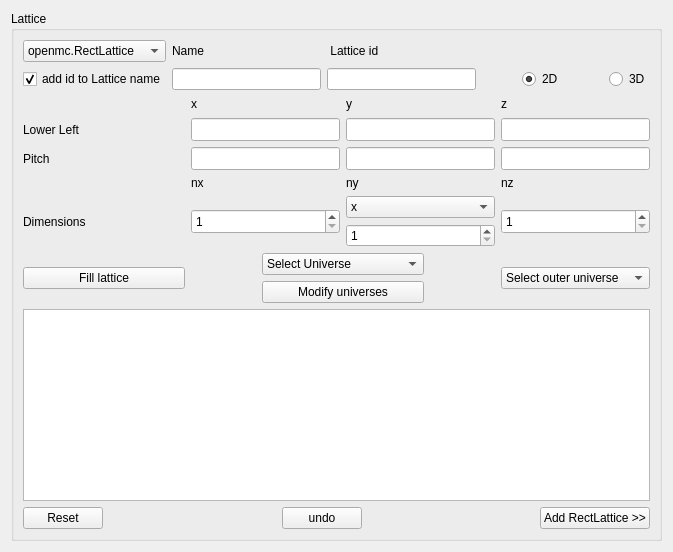
          <widget class="QWidget" name="tab_2">
           <attribute name="title">
            <string>Lattice definition</string>
           </attribute>
           <layout class="QGridLayout" name="gridLayout_13">
            <item row="0" column="0">
             <widget class="QGroupBox" name="groupBox_8">
              <property name="sizePolicy">
               <sizepolicy hsizetype="Preferred" vsizetype="Preferred">
                <horstretch>0</horstretch>
                <verstretch>0</verstretch>
               </sizepolicy>
              </property>
              <property name="maximumSize">
               <size>
                <width>11111</width>
                <height>16777215</height>
               </size>
              </property>
              <property name="title">
               <string>Lattice</string>
              </property>
              <layout class="QGridLayout" name="gridLayout_4">
               <item row="0" column="0">
                <layout class="QGridLayout" name="gridLayout_10">
                 <item row="0" column="0">
                  <widget class="QComboBox" name="comboBox_4">
                   <property name="sizePolicy">
                    <sizepolicy hsizetype="Preferred" vsizetype="Preferred">
                     <horstretch>0</horstretch>
                     <verstretch>0</verstretch>
                    </sizepolicy>
                   </property>
                   <item>
                    <property name="text">
                     <string>openmc.RectLattice</string>
                    </property>
                   </item>
                   <item>
                    <property name="text">
                     <string>openmc.HexLattice</string>
                    </property>
                   </item>
                  </widget>
                 </item>
                 <item row="0" column="2">
                  <widget class="QLabel" name="label_18">
                   <property name="text">
                    <string> Lattice id</string>
                   </property>
                  </widget>
                 </item>
                 <item row="1" column="4">
                  <widget class="QRadioButton" name="RB_2D">
                   <property name="text">
                    <string>2D</string>
                   </property>
                   <property name="checked">
                    <bool>true</bool>
                   </property>
                  </widget>
                 </item>
                 <item row="1" column="0">
                  <widget class="QCheckBox" name="add_id_lat_CB">
                   <property name="text">
                    <string>add id to Lattice name</string>
                   </property>
                   <property name="checked">
                    <bool>true</bool>
                   </property>
                  </widget>
                 </item>
                 <item row="1" column="2">
                  <widget class="QLineEdit" name="lineEdit_18">
                   <property name="sizePolicy">
                    <sizepolicy hsizetype="Preferred" vsizetype="Preferred">
                     <horstretch>0</horstretch>
                     <verstretch>0</verstretch>
                    </sizepolicy>
                   </property>
                   <property name="minimumSize">
                    <size>
                     <width>149</width>
                     <height>0</height>
                    </size>
                   </property>
                  </widget>
                 </item>
                 <item row="1" column="1">
                  <widget class="QLineEdit" name="lineEdit_17">
                   <property name="sizePolicy">
                    <sizepolicy hsizetype="Preferred" vsizetype="Preferred">
                     <horstretch>0</horstretch>
                     <verstretch>0</verstretch>
                    </sizepolicy>
                   </property>
                   <property name="minimumSize">
                    <size>
                     <width>149</width>
                     <height>0</height>
                    </size>
                   </property>
                  </widget>
                 </item>
                 <item row="0" column="1">
                  <widget class="QLabel" name="label_17">
                   <property name="text">
                    <string>Name</string>
                   </property>
                  </widget>
                 </item>
                 <item row="1" column="3">
                  <spacer name="horizontalSpacer_4">
                   <property name="orientation">
                    <enum>Qt::Horizontal</enum>
                   </property>
                   <property name="sizeHint" stdset="0">
                    <size>
                     <width>40</width>
                     <height>20</height>
                    </size>
                   </property>
                  </spacer>
                 </item>
                 <item row="1" column="6">
                  <widget class="QRadioButton" name="RB_3D">
                   <property name="text">
                    <string>3D</string>
                   </property>
                  </widget>
                 </item>
                 <item row="1" column="5">
                  <spacer name="horizontalSpacer_5">
                   <property name="orientation">
                    <enum>Qt::Horizontal</enum>
                   </property>
                   <property name="sizeHint" stdset="0">
                    <size>
                     <width>40</width>
                     <height>20</height>
                    </size>
                   </property>
                  </spacer>
                 </item>
                </layout>
               </item>
               <item row="1" column="0">
                <layout class="QGridLayout" name="gridLayout_8">
                 <item row="0" column="1">
                  <widget class="QLabel" name="label_19">
                   <property name="sizePolicy">
                    <sizepolicy hsizetype="Preferred" vsizetype="Preferred">
                     <horstretch>0</horstretch>
                     <verstretch>0</verstretch>
                    </sizepolicy>
                   </property>
                   <property name="minimumSize">
                    <size>
                     <width>16</width>
                     <height>16</height>
                    </size>
                   </property>
                   <property name="text">
                    <string>x</string>
                   </property>
                  </widget>
                 </item>
                 <item row="0" column="2">
                  <widget class="QLabel" name="label_20">
                   <property name="sizePolicy">
                    <sizepolicy hsizetype="Preferred" vsizetype="Preferred">
                     <horstretch>0</horstretch>
                     <verstretch>0</verstretch>
                    </sizepolicy>
                   </property>
                   <property name="minimumSize">
                    <size>
                     <width>16</width>
                     <height>16</height>
                    </size>
                   </property>
                   <property name="text">
                    <string>y</string>
                   </property>
                  </widget>
                 </item>
                 <item row="0" column="3">
                  <widget class="QLabel" name="label_21">
                   <property name="sizePolicy">
                    <sizepolicy hsizetype="Preferred" vsizetype="Preferred">
                     <horstretch>0</horstretch>
                     <verstretch>0</verstretch>
                    </sizepolicy>
                   </property>
                   <property name="minimumSize">
                    <size>
                     <width>0</width>
                     <height>16</height>
                    </size>
                   </property>
                   <property name="text">
                    <string>z</string>
                   </property>
                  </widget>
                 </item>
                 <item row="1" column="0">
                  <widget class="QLabel" name="label_22">
                   <property name="minimumSize">
                    <size>
                     <width>162</width>
                     <height>16</height>
                    </size>
                   </property>
                   <property name="text">
                    <string>Lower Left</string>
                   </property>
                  </widget>
                 </item>
                 <item row="1" column="1">
                  <widget class="QLineEdit" name="lineEdit_22">
                   <property name="sizePolicy">
                    <sizepolicy hsizetype="Preferred" vsizetype="Preferred">
                     <horstretch>0</horstretch>
                     <verstretch>0</verstretch>
                    </sizepolicy>
                   </property>
                   <property name="minimumSize">
                    <size>
                     <width>0</width>
                     <height>23</height>
                    </size>
                   </property>
                  </widget>
                 </item>
                 <item row="1" column="2">
                  <widget class="QLineEdit" name="lineEdit_23">
                   <property name="sizePolicy">
                    <sizepolicy hsizetype="Preferred" vsizetype="Preferred">
                     <horstretch>0</horstretch>
                     <verstretch>0</verstretch>
                    </sizepolicy>
                   </property>
                   <property name="minimumSize">
                    <size>
                     <width>0</width>
                     <height>23</height>
                    </size>
                   </property>
                  </widget>
                 </item>
                 <item row="1" column="3">
                  <widget class="QLineEdit" name="lineEdit_24">
                   <property name="sizePolicy">
                    <sizepolicy hsizetype="Preferred" vsizetype="Preferred">
                     <horstretch>0</horstretch>
                     <verstretch>0</verstretch>
                    </sizepolicy>
                   </property>
                   <property name="minimumSize">
                    <size>
                     <width>0</width>
                     <height>23</height>
                    </size>
                   </property>
                  </widget>
                 </item>
                 <item row="2" column="0">
                  <widget class="QLabel" name="label_16">
                   <property name="minimumSize">
                    <size>
                     <width>0</width>
                     <height>16</height>
                    </size>
                   </property>
                   <property name="text">
                    <string>Pitch         </string>
                   </property>
                  </widget>
                 </item>
                 <item row="2" column="1">
                  <widget class="QLineEdit" name="lineEdit_21">
                   <property name="sizePolicy">
                    <sizepolicy hsizetype="Preferred" vsizetype="Preferred">
                     <horstretch>0</horstretch>
                     <verstretch>0</verstretch>
                    </sizepolicy>
                   </property>
                   <property name="minimumSize">
                    <size>
                     <width>110</width>
                     <height>23</height>
                    </size>
                   </property>
                  </widget>
                 </item>
                 <item row="2" column="2">
                  <widget class="QLineEdit" name="lineEdit_20">
                   <property name="sizePolicy">
                    <sizepolicy hsizetype="Preferred" vsizetype="Preferred">
                     <horstretch>0</horstretch>
                     <verstretch>0</verstretch>
                    </sizepolicy>
                   </property>
                   <property name="minimumSize">
                    <size>
                     <width>0</width>
                     <height>23</height>
                    </size>
                   </property>
                  </widget>
                 </item>
                 <item row="2" column="3">
                  <widget class="QLineEdit" name="lineEdit_19">
                   <property name="sizePolicy">
                    <sizepolicy hsizetype="Preferred" vsizetype="Preferred">
                     <horstretch>0</horstretch>
                     <verstretch>0</verstretch>
                    </sizepolicy>
                   </property>
                   <property name="minimumSize">
                    <size>
                     <width>0</width>
                     <height>23</height>
                    </size>
                   </property>
                  </widget>
                 </item>
                 <item row="3" column="1">
                  <widget class="QLabel" name="label_24">
                   <property name="sizePolicy">
                    <sizepolicy hsizetype="Preferred" vsizetype="Preferred">
                     <horstretch>0</horstretch>
                     <verstretch>0</verstretch>
                    </sizepolicy>
                   </property>
                   <property name="text">
                    <string>nx</string>
                   </property>
                  </widget>
                 </item>
                 <item row="3" column="2">
                  <widget class="QLabel" name="label_25">
                   <property name="sizePolicy">
                    <sizepolicy hsizetype="Preferred" vsizetype="Preferred">
                     <horstretch>0</horstretch>
                     <verstretch>0</verstretch>
                    </sizepolicy>
                   </property>
                   <property name="text">
                    <string>ny</string>
                   </property>
                  </widget>
                 </item>
                 <item row="3" column="3">
                  <widget class="QLabel" name="label_26">
                   <property name="sizePolicy">
                    <sizepolicy hsizetype="Preferred" vsizetype="Preferred">
                     <horstretch>0</horstretch>
                     <verstretch>0</verstretch>
                    </sizepolicy>
                   </property>
                   <property name="text">
                    <string>nz</string>
                   </property>
                  </widget>
                 </item>
                 <item row="4" column="0">
                  <widget class="QLabel" name="label_23">
                   <property name="minimumSize">
                    <size>
                     <width>0</width>
                     <height>0</height>
                    </size>
                   </property>
                   <property name="maximumSize">
                    <size>
                     <width>1111111</width>
                     <height>16777215</height>
                    </size>
                   </property>
                   <property name="text">
                    <string>Dimensions</string>
                   </property>
                  </widget>
                 </item>
                 <item row="4" column="1">
                  <widget class="QSpinBox" name="spinBox">
                   <property name="sizePolicy">
                    <sizepolicy hsizetype="Preferred" vsizetype="Preferred">
                     <horstretch>0</horstretch>
                     <verstretch>0</verstretch>
                    </sizepolicy>
                   </property>
                   <property name="maximumSize">
                    <size>
                     <width>16777215</width>
                     <height>25</height>
                    </size>
                   </property>
                   <property name="minimum">
                    <number>1</number>
                   </property>
                  </widget>
                 </item>
                 <item row="4" column="2">
                  <layout class="QVBoxLayout" name="verticalLayout_3">
                   <item>
                    <widget class="QComboBox" name="XY_CB">
                     <property name="maximumSize">
                      <size>
                       <width>16777215</width>
                       <height>25</height>
                      </size>
                     </property>
                     <item>
                      <property name="text">
                       <string>x</string>
                      </property>
                     </item>
                     <item>
                      <property name="text">
                       <string>y</string>
                      </property>
                     </item>
                    </widget>
                   </item>
                   <item>
                    <widget class="QSpinBox" name="spinBox_2">
                     <property name="sizePolicy">
                      <sizepolicy hsizetype="Preferred" vsizetype="Preferred">
                       <horstretch>0</horstretch>
                       <verstretch>0</verstretch>
                      </sizepolicy>
                     </property>
                     <property name="maximumSize">
                      <size>
                       <width>16777215</width>
                       <height>25</height>
                      </size>
                     </property>
                     <property name="inputMethodHints">
                      <set>Qt::ImhNone</set>
                     </property>
                     <property name="minimum">
                      <number>1</number>
                     </property>
                    </widget>
                   </item>
                  </layout>
                 </item>
                 <item row="4" column="3">
                  <widget class="QSpinBox" name="spinBox_3">
                   <property name="sizePolicy">
                    <sizepolicy hsizetype="Preferred" vsizetype="Preferred">
                     <horstretch>0</horstretch>
                     <verstretch>0</verstretch>
                    </sizepolicy>
                   </property>
                   <property name="maximumSize">
                    <size>
                     <width>16777215</width>
                     <height>25</height>
                    </size>
                   </property>
                   <property name="minimum">
                    <number>1</number>
                   </property>
                  </widget>
                 </item>
                </layout>
               </item>
               <item row="2" column="0">
                <layout class="QVBoxLayout" name="verticalLayout_6">
                 <item>
                  <layout class="QHBoxLayout" name="horizontalLayout_2">
                   <item>
                    <widget class="QPushButton" name="pushButton_7">
                     <property name="minimumSize">
                      <size>
                       <width>162</width>
                       <height>0</height>
                      </size>
                     </property>
                     <property name="text">
                      <string>Fill lattice</string>
                     </property>
                    </widget>
                   </item>
                   <item>
                    <spacer name="horizontalSpacer_7">
                     <property name="orientation">
                      <enum>Qt::Horizontal</enum>
                     </property>
                     <property name="sizeHint" stdset="0">
                      <size>
                       <width>40</width>
                       <height>20</height>
                      </size>
                     </property>
                    </spacer>
                   </item>
                   <item>
                    <layout class="QVBoxLayout" name="verticalLayout_5">
                     <item>
                      <widget class="QComboBox" name="comboBox_6">
                       <property name="minimumSize">
                        <size>
                         <width>162</width>
                         <height>0</height>
                        </size>
                       </property>
                       <property name="maximumSize">
                        <size>
                         <width>151</width>
                         <height>16777215</height>
                        </size>
                       </property>
                       <item>
                        <property name="text">
                         <string>Select Universe</string>
                        </property>
                       </item>
                      </widget>
                     </item>
                     <item>
                      <widget class="QPushButton" name="Modify_TextEdit_PB">
                       <property name="text">
                        <string>Modify universes</string>
                       </property>
                      </widget>
                     </item>
                    </layout>
                   </item>
                   <item>
                    <spacer name="horizontalSpacer_11">
                     <property name="orientation">
                      <enum>Qt::Horizontal</enum>
                     </property>
                     <property name="sizeHint" stdset="0">
                      <size>
                       <width>40</width>
                       <height>20</height>
                      </size>
                     </property>
                    </spacer>
                   </item>
                   <item>
                    <widget class="QComboBox" name="comboBox_7">
                     <property name="minimumSize">
                      <size>
                       <width>149</width>
                       <height>0</height>
                      </size>
                     </property>
                     <property name="maximumSize">
                      <size>
                       <width>149</width>
                       <height>16777215</height>
                      </size>
                     </property>
                     <item>
                      <property name="text">
                       <string>Select outer universe</string>
                      </property>
                     </item>
                    </widget>
                   </item>
                  </layout>
                 </item>
                 <item>
                  <widget class="QTextEdit" name="textEdit">
                   <property name="maximumSize">
                    <size>
                     <width>1111111</width>
                     <height>16777215</height>
                    </size>
                   </property>
                  </widget>
                 </item>
                </layout>
               </item>
               <item row="3" column="0">
                <layout class="QHBoxLayout" name="horizontalLayout_3">
                 <item>
                  <widget class="QPushButton" name="Reset_PB">
                   <property name="text">
                    <string>Reset</string>
                   </property>
                  </widget>
                 </item>
                 <item>
                  <spacer name="horizontalSpacer_6">
                   <property name="orientation">
                    <enum>Qt::Horizontal</enum>
                   </property>
                   <property name="sizeHint" stdset="0">
                    <size>
                     <width>20</width>
                     <height>20</height>
                    </size>
                   </property>
                  </spacer>
                 </item>
                 <item>
                  <widget class="QPushButton" name="undo_PB">
                   <property name="text">
                    <string>undo</string>
                   </property>
                  </widget>
                 </item>
                 <item>
                  <spacer name="horizontalSpacer_12">
                   <property name="orientation">
                    <enum>Qt::Horizontal</enum>
                   </property>
                   <property name="sizeHint" stdset="0">
                    <size>
                     <width>20</width>
                     <height>20</height>
                    </size>
                   </property>
                  </spacer>
                 </item>
                 <item>
                  <widget class="QPushButton" name="pushButton_6">
                   <property name="text">
                    <string>Add RectLattice &gt;&gt;</string>
                   </property>
                  </widget>
                 </item>
                </layout>
               </item>
              </layout>
             </widget>
            </item>
           </layout>
          </widget>
